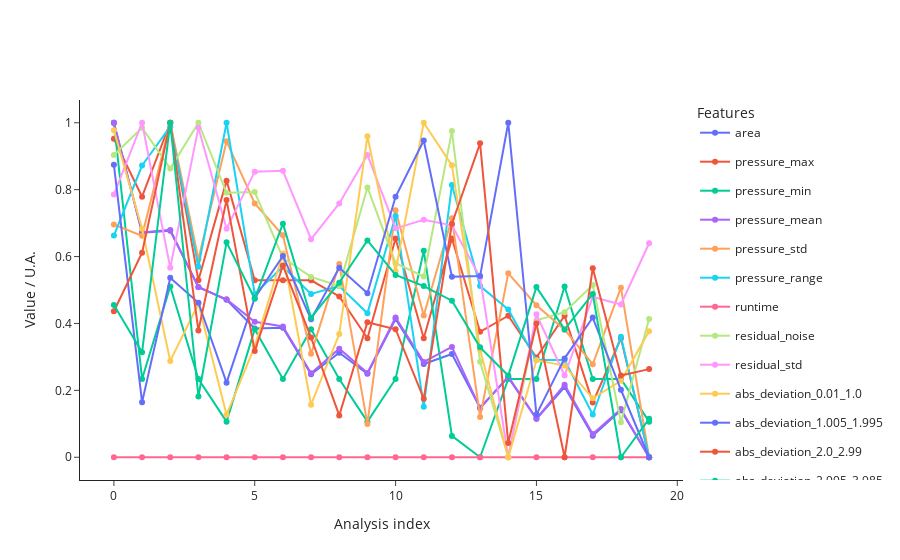

Write notebook code for a chart like this one.
### Code cell
from src.StreamPort.machine_learning.methods import MachineLearningScaleFeaturesScalerSklearn

scaler = MachineLearningScaleFeaturesScalerSklearn()
scaling_parameters = scaler.parameters
print(scaling_parameters)
parameters.update(scaling_parameters)

ana = scaler.run(ana)
fig_train_features = ana.plot_data()
fig_train_features.show()
